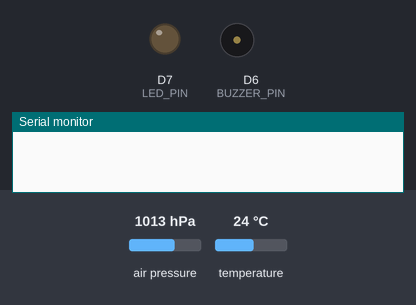
A sketch run on a simulated ESP8266 (NodeMCU). Shown: output pins drawn as LEDs (lit = HIGH), buzzer (waves = sounding, pin HIGH), the last lines printed to the serial monitor. Inputs (shaded band) come from the test bench; at power-on: temperature 24 °C, air pressure 1013 hPa. WiFi joins after 1.5 s; servers stay silent unless stated; the local clock reads 2024-03-15 10:24:30 at power-on unless the sketch sets it; random numbers use the default seed unless the sketch sets one; no MQTT or app messages arrive unless stated.

Above: at 0.0 s.
At 3.7 s:
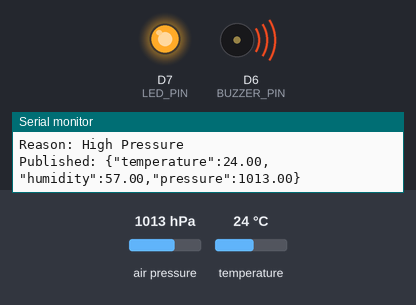
3.8 s: temperature set to 41 °C
Timing chart, 0 to 6.8 s (numbered marks = the images above; inputs shaded):
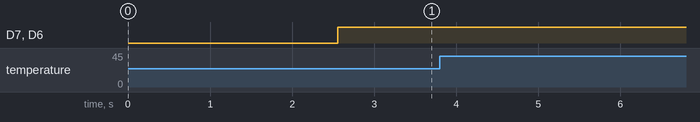

The sketch:

CloudBME.ino
```cpp
#include <ESP8266WiFi.h>
#include <WiFiClientSecureBearSSL.h>
#include <PubSubClient.h>
#include <Adafruit_BMP280.h>
#include <Wire.h>
#include "secrets.h"

// ================= BEARSSL OBJECTS =================
BearSSL::X509List ca(AWS_ROOT_CA);
BearSSL::X509List cert(AWS_CERT);
BearSSL::PrivateKey key(AWS_PRIVATE_KEY);

BearSSL::WiFiClientSecure net;
PubSubClient client(net);
Adafruit_BMP280 bmp;

bool bmpWorking = false;

// ================= WIFI CONNECT =================
void connectWiFi() {

  Serial.println("Connecting to WiFi...");
  WiFi.mode(WIFI_STA);
  WiFi.begin(ssid, password);

  unsigned long startAttemptTime = millis();

  while (WiFi.status() != WL_CONNECTED &&
         millis() - startAttemptTime < 20000) {
    delay(500);
    Serial.print(".");
  }

  if (WiFi.status() == WL_CONNECTED) {
    Serial.println("\nWiFi Connected!");
    Serial.print("IP Address: ");
    Serial.println(WiFi.localIP());
  } else {
    Serial.println("\nWiFi Failed!");
  }
}

// ================= AWS CONNECT =================
void connectAWS() {

  if (WiFi.status() != WL_CONNECTED) {
    Serial.println("WiFi not connected. Skipping AWS.");
    return;
  }

  net.setBufferSizes(512, 512);
  net.setTrustAnchors(&ca);
  net.setClientRSACert(&cert, &key);

  client.setServer(awsEndpoint, awsPort);

  Serial.println("Connecting to AWS...");

  if (client.connect("ESP_Project")) {
    Serial.println("AWS Connected!");
  } else {
    Serial.print("AWS Connection Failed. Error Code: ");
    Serial.println(client.state());
  }
}

// Mapping: D7 on NodeMCU corresponds to your yellow wire for LED
// Mapping: D6 on NodeMCU corresponds to your yellow wire for Buzzer
#define LED_PIN D7
#define BUZZER_PIN D6

// Change this to a value just slightly higher than your room temp
float tempLimit = 35.0;
float pressureLimit = 1000.0;
float humidityLimit = 80.0;

// ================= SETUP =================
void setup() {

  Serial.begin(115200);
  delay(1000);

  // I2C pins for NodeMCU 12E
  Wire.begin(D2, D1);

  Serial.println("Initializing BMP280...");

  if (bmp.begin(0x76)) {
    Serial.println("BMP280 found at 0x76");
    bmpWorking = true;
  }
  else if (bmp.begin(0x77)) {
    Serial.println("BMP280 found at 0x77");
    bmpWorking = true;
  }
  else {
    Serial.println("BMP280 NOT detected!");
    bmpWorking = false;
  }

  connectWiFi();
  connectAWS();

  configTime(0, 0, "pool.ntp.org", "time.nist.gov");

  Serial.print("Waiting for NTP time sync");
  time_t now = time(nullptr);

  while (now < 8 * 3600 * 2) {
    delay(500);
    Serial.print(".");
    now = time(nullptr);
  }

  Serial.println("\nTime synchronized!");

  pinMode(LED_PIN, OUTPUT);
  pinMode(BUZZER_PIN, OUTPUT);

  // Ensure they start in the OFF state
  digitalWrite(LED_PIN, LOW);
  digitalWrite(BUZZER_PIN, LOW);

}


// ================= LOOP =================
void loop() {

  if (WiFi.status() != WL_CONNECTED) {
    connectWiFi();
  }

  if (!client.connected()) {
    connectAWS();
  }

  client.loop();

  float temperature = 0;
  float humidity = 0;
  float pressure = 0;

  if (bmpWorking) {
    temperature = bmp.readTemperature();
    humidity = random(55,60);
    pressure = bmp.readPressure() / 100.0F;
  }

  // --- Triple-Sensor Trigger Logic ---
  if (bmpWorking && (temperature > tempLimit || pressure > pressureLimit || humidity > humidityLimit)) {
    digitalWrite(LED_PIN, HIGH);
    digitalWrite(BUZZER_PIN, HIGH);
    Serial.println("ALERT: Environmental Threshold Exceeded!");

    // Optional: Print exactly what triggered it
    if(temperature > tempLimit) Serial.println("Reason: High Temp");
    if(pressure > pressureLimit) Serial.println("Reason: High Pressure");
    if(humidity > humidityLimit) Serial.println("Reason: High Humidity");

  } else {
    digitalWrite(LED_PIN, LOW);
    digitalWrite(BUZZER_PIN, LOW);
}

  String payload = "{";
  // ... existing code for payload and publishing ...

  payload += "\"temperature\":" + String(temperature) + ",";
  payload += "\"humidity\":" + String(humidity) + ",";
  payload += "\"pressure\":" + String(pressure);
  payload += "}";

  if (client.connected()) {
    client.publish(publishTopic, payload.c_str());
    Serial.println("Published: " + payload);
  }

  delay(5000);
}
```

secrets.h
```cpp
// ================= WIFI =================
const char* ssid = "WIFI_NAME_HERE";
const char* password = "WIFI_PASSWORD_HERE";;

// ================= AWS =================
const char* awsEndpoint = "AWS_ENDPOINT_HERE";
const int awsPort = "AWS_PROT_HERE";
const char* publishTopic = "bme/data";

// ================= CERTIFICATES =================
static const char AWS_ROOT_CA[] PROGMEM = R"EOF(
-----BEGIN CERTIFICATE-----
#CERTIFICATE_HERE
-----END CERTIFICATE-----

)EOF";

static const char AWS_CERT[] PROGMEM = R"EOF(
-----BEGIN CERTIFICATE-----
#CERTIFICATE_HERE
-----END CERTIFICATE-----

)EOF";

static const char AWS_PRIVATE_KEY[] PROGMEM = R"EOF(
-----BEGIN RSA PRIVATE KEY-----
#CERTIFICATE_PRIVATE KEY_HERE
-----END RSA PRIVATE KEY-----

)EOF";
```
